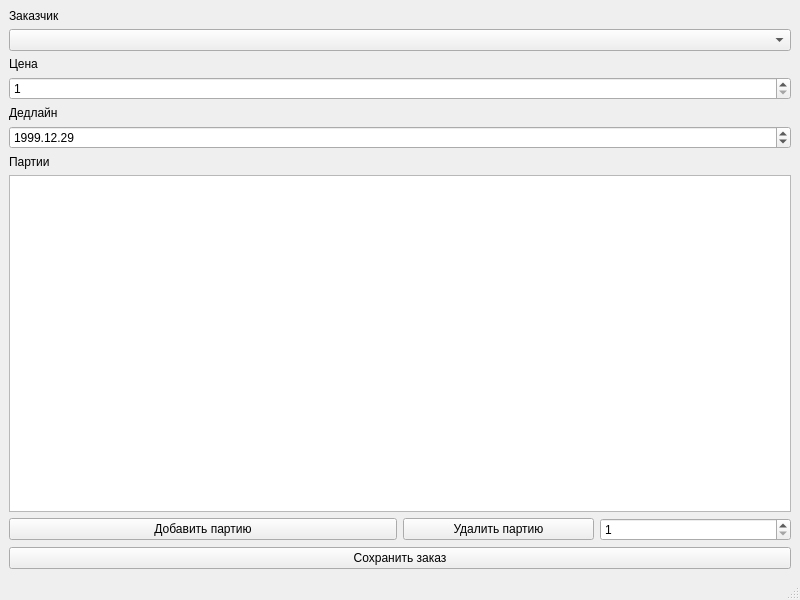
<?xml version="1.0" encoding="UTF-8"?>
<ui version="4.0">
 <class>OrderView</class>
 <widget class="QMainWindow" name="OrderView">
  <property name="geometry">
   <rect>
    <x>0</x>
    <y>0</y>
    <width>800</width>
    <height>600</height>
   </rect>
  </property>
  <property name="windowTitle">
   <string>Открыть заказ</string>
  </property>
  <property name="windowIcon">
   <iconset resource="../../Icons.qrc">
    <normaloff>:/Icons/MainIcon/Resources/MainIcons/free-icon-book-4341050.png</normaloff>:/Icons/MainIcon/Resources/MainIcons/free-icon-book-4341050.png</iconset>
  </property>
  <widget class="QWidget" name="centralwidget">
   <layout class="QVBoxLayout" name="verticalLayout_7">
    <item>
     <layout class="QVBoxLayout" name="verticalLayout_5">
      <item>
       <layout class="QVBoxLayout" name="verticalLayout_3">
        <item>
         <layout class="QVBoxLayout" name="verticalLayout">
          <item>
           <widget class="QLabel" name="label">
            <property name="text">
             <string>Заказчик</string>
            </property>
           </widget>
          </item>
          <item>
           <widget class="QComboBox" name="customer_box"/>
          </item>
         </layout>
        </item>
        <item>
         <layout class="QVBoxLayout" name="verticalLayout_2">
          <item>
           <widget class="QLabel" name="label_2">
            <property name="text">
             <string>Цена</string>
            </property>
           </widget>
          </item>
          <item>
           <widget class="QSpinBox" name="price_edit">
            <property name="minimum">
             <number>1</number>
            </property>
            <property name="maximum">
             <number>9000000</number>
            </property>
           </widget>
          </item>
         </layout>
        </item>
       </layout>
      </item>
      <item>
       <layout class="QVBoxLayout" name="verticalLayout_4">
        <item>
         <widget class="QLabel" name="label_3">
          <property name="text">
           <string>Дедлайн</string>
          </property>
         </widget>
        </item>
        <item>
         <widget class="QDateEdit" name="dedline_edit">
          <property name="dateTime">
           <datetime>
            <hour>0</hour>
            <minute>0</minute>
            <second>0</second>
            <year>1999</year>
            <month>12</month>
            <day>29</day>
           </datetime>
          </property>
          <property name="displayFormat">
           <string>yyyy.MM.dd</string>
          </property>
         </widget>
        </item>
       </layout>
      </item>
     </layout>
    </item>
    <item>
     <layout class="QVBoxLayout" name="verticalLayout_6">
      <item>
       <widget class="QLabel" name="label_4">
        <property name="text">
         <string>Партии</string>
        </property>
       </widget>
      </item>
      <item>
       <widget class="QTableWidget" name="batches_table"/>
      </item>
      <item>
       <layout class="QHBoxLayout" name="horizontalLayout_2">
        <item>
         <widget class="QPushButton" name="add_batch">
          <property name="text">
           <string>Добавить партию</string>
          </property>
         </widget>
        </item>
        <item>
         <layout class="QHBoxLayout" name="horizontalLayout">
          <item>
           <widget class="QPushButton" name="delete_batch">
            <property name="text">
             <string>Удалить партию</string>
            </property>
           </widget>
          </item>
          <item>
           <widget class="QSpinBox" name="del_edit">
            <property name="minimum">
             <number>1</number>
            </property>
            <property name="maximum">
             <number>100000</number>
            </property>
           </widget>
          </item>
         </layout>
        </item>
       </layout>
      </item>
     </layout>
    </item>
    <item>
     <widget class="QPushButton" name="pushButton_3">
      <property name="text">
       <string>Сохранить заказ</string>
      </property>
     </widget>
    </item>
   </layout>
  </widget>
  <widget class="QMenuBar" name="menubar">
   <property name="geometry">
    <rect>
     <x>0</x>
     <y>0</y>
     <width>800</width>
     <height>25</height>
    </rect>
   </property>
  </widget>
  <widget class="QStatusBar" name="statusbar"/>
 </widget>
 <resources>
  <include location="../../Icons.qrc"/>
 </resources>
 <connections/>
</ui>
